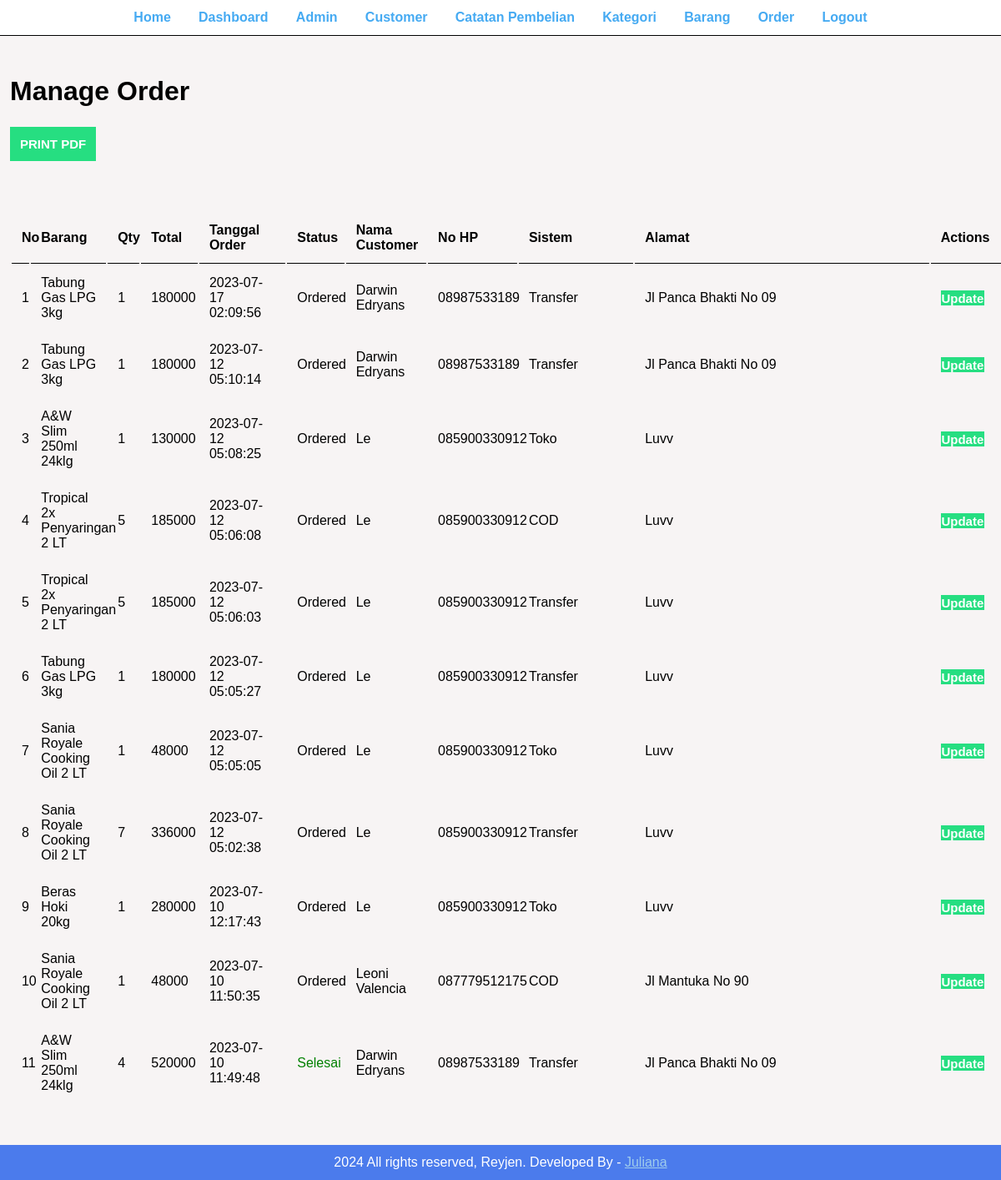
The page /Program/admin/manage-order.php (signed in) on the database its author committed.
### tables this page shows
CREATE TABLE `tbl_detail_order` (
  `id` int(10) UNSIGNED NOT NULL,
  `item` varchar(150) NOT NULL,
  `price` decimal(10,0) NOT NULL,
  `qty` int(11) NOT NULL,
  `total` decimal(10,0) NOT NULL,
  `delivery` varchar(10) NOT NULL,
  `order_date` datetime NOT NULL,
  `status` varchar(50) NOT NULL,
  `id_customer` int(10) NOT NULL
);

CREATE TABLE `tbl_customer` (
  `id` int(10) NOT NULL,
  `customer_name` varchar(150) NOT NULL,
  `customer_contact` varchar(20) NOT NULL,
  `customer_email` varchar(150) NOT NULL,
  `customer_address` varchar(255) NOT NULL
);

### Program/admin/manage-order.php (the view, shortened to what this page needs)
<?php include('partial/menu.php') ?>
        <div class="main-content">
                <div class="wrapper-order">
                    <h1>Manage Order</h1><br><br>
                    <a href="<?php echo SITEURL; ?>admin/print-order.php" class="btn-secondary">PRINT PDF</a>
                    <br><br><br>
                    <br><br>
                    <table class="tbl-full">
                        <tr>
                            <th width="10px">No</th>
                            <th width="70px">Barang</th>
                            <th width="40px">Qty</th>
                            <th width="70px">Total</th>
                            <th width="110px">Tanggal Order</th>
                            <th width="70px">Status</th>
                            <th width="100px">Nama Customer</th>
                            <th width="100px">No HP</th>
                            <th width="150px">Sistem</th>
                            <th width="400px">Alamat</th>
                            <th width="100px">Actions</th>
                        </tr>
                        <?php
                            $sql = "SELECT * FROM tbl_detail_order order by id desc";
                            $res = mysqli_query($conn, $sql);
                            $count = mysqli_num_rows($res);
                            $number=1;
                            if($count>0){
                                while($row=mysqli_fetch_assoc($res)){
                                    $id = $row['id'];
                                    $item = $row['item'];
                                    $qty = $row['qty'];
                                    $total = $row['total'];
                                    $order_date = $row['order_date'];
                                    $delivery = $row['delivery'];
                                    $status = $row['status'];
                                    $id_customer = $row['id_customer'];
                                    $sql2 = "SELECT * FROM tbl_customer where id=$id_customer";
                                    $res2 = mysqli_query($conn, $sql2);
                                    $row2=mysqli_fetch_assoc($res2);
                                    $customer_name = $row2['customer_name'];
                                    $customer_contact = $row2['customer_contact'];
                                    $customer_address = $row2['customer_address'];
                                    ?>
                                        <tr>
                                            <td><?php echo $number++; ?></td>
                                            <td><?php echo $item; ?></td>
                                            <td><?php echo $qty; ?></td>
                                            <td><?php echo $total; ?></td>
                                            <td><?php echo $order_date; ?></td>
                                            <td>
                                                <?php
                                                    if($status=="Ordered"){
                                                        echo "<label>$status</label>";
                                                    }
                                                    elseif($status=="Sedang Diantar"){
                                                        echo "<label style='color:orange;'>$status</label>";
                                                    }
                                                    elseif($status=="Selesai"){
                                                        echo "<label style='color:green;'>$status</label>";
                                                    }
                                                    elseif($status=="Cancelled"){
                                                        echo "<label style='color:red;'>$status</label>";
                                                    }
                                                ?>
                                            </td>
                                            <td><?php echo $customer_name; ?></td>
                                            <td><?php echo $customer_contact; ?></td>
                                            <td><?php echo $delivery; ?></td>
                                            <td><?php echo $customer_address; ?></td>
                                            <td>
                                                <a href="<?php echo SITEURL; ?>admin/update-order.php?id=<?php echo $id; ?>" class="btn-secondary">Update</a>
                                            </td>
                                        </tr>
                                    <?php
                                }
                            }
                            else{
                                echo "<tr><td colspan='12' class='failed'>Order tidak ada.</td></tr>";
                            }
                        ?>
                    </table>
                </div>
        </div>
<?php include('partial/footer.php') ?>

### Program/admin/partial/menu.php (shortened to what this page needs)
<html>
    <head>
    <link rel="stylesheet" href="../css/admin.css">
    </head>
    <body>
        <div class="menu text-center">
            <div class="wrapper">
                <ul>
                    <li><a href="<?php echo SITEURL;?>index.php">Home</a></li>
                    <li><a href="index.php">Dashboard</a></li>
                    <li><a href="manage-admin.php">Admin</a></li>
                    <li><a href="manage-customer.php">Customer</a></li>
                    <li><a href="manage-pemasukan.php">Catatan Pembelian</a></li>
                    <li><a href="manage-category.php">Kategori</a></li>
                    <li><a href="manage-item.php">Barang</a></li>
                    <li><a href="manage-order.php">Order</a></li>
                    <li><a href="logout.php">Logout</a></li>
                </ul>
            </div>
        </div>

### Program/admin/partial/footer.php
        <div class="footer">
            <div class="wrapper">
                <p class="text-center">2024 All rights reserved, Reyjen. Developed By - <a href="#">Juliana</a></p>
            </div>
        </div>
    </body>
</html>

### Program/css/admin.css (style rules this page uses)
* { margin: 0 0; padding: 0 0; font-family: Arial, Helvetica, sans-serif; }
.wrapper { padding:1%; width:80%; margin:0 auto; }
.wrapper-order { padding:1%; width:100%; margin:0 auto; }
.text-center { text-align:center; }
.tbl-full { width: 100%; }
table tr th { border-bottom:1px solid black; padding : 1%; text-align: left; }
table tr td { padding : 1%; }
.btn-secondary { background-color: #26de81; padding:1%; color:white; text-decoration:none; font-weight: bold; font-size:15px; }
.menu { border-bottom:1px solid black; }
.menu ul { list-style-type:none; }
.menu ul li { display:inline; padding:1.5%; }
.menu ul li a { text-decoration: none; font-weight: bold; color : #45aaf2; }
.main-content { background-color: #f7f4f4; padding:3% 0; height: auto; min-height: 75% }
.footer { background-color: #4b7bec; color:white; }
.footer a { color:#9fccec; }

### rows shown on the page
tbl_detail_order: item "Tabung Gas LPG 3kg", qty "1", total "180000", order_date "2023-07-17 02:09:56", status "Ordered", id_customer.customer_name "Darwin Edryans", id_customer.customer_contact "08987533189", delivery "Transfer", id_customer.customer_address "Jl Panca Bhakti No 09"
tbl_detail_order: item "Tabung Gas LPG 3kg", qty "1", total "180000", order_date "2023-07-12 05:10:14", status "Ordered", id_customer.customer_name "Darwin Edryans", id_customer.customer_contact "08987533189", delivery "Transfer", id_customer.customer_address "Jl Panca Bhakti No 09"
tbl_detail_order: item "A&W Slim 250ml 24klg", qty "1", total "130000", order_date "2023-07-12 05:08:25", status "Ordered", id_customer.customer_name "Le", id_customer.customer_contact "085900330912", delivery "Toko", id_customer.customer_address "Luvv"
tbl_detail_order: item "Tropical 2x Penyaringan 2 LT", qty "5", total "185000", order_date "2023-07-12 05:06:08", status "Ordered", id_customer.customer_name "Le", id_customer.customer_contact "085900330912", delivery "COD", id_customer.customer_address "Luvv"
tbl_detail_order: item "Tropical 2x Penyaringan 2 LT", qty "5", total "185000", order_date "2023-07-12 05:06:03", status "Ordered", id_customer.customer_name "Le", id_customer.customer_contact "085900330912", delivery "Transfer", id_customer.customer_address "Luvv"
tbl_detail_order: item "Tabung Gas LPG 3kg", qty "1", total "180000", order_date "2023-07-12 05:05:27", status "Ordered", id_customer.customer_name "Le", id_customer.customer_contact "085900330912", delivery "Transfer", id_customer.customer_address "Luvv"
tbl_detail_order: item "Sania Royale Cooking Oil 2 LT", qty "1", total "48000", order_date "2023-07-12 05:05:05", status "Ordered", id_customer.customer_name "Le", id_customer.customer_contact "085900330912", delivery "Toko", id_customer.customer_address "Luvv"
tbl_detail_order: item "Sania Royale Cooking Oil 2 LT", qty "7", total "336000", order_date "2023-07-12 05:02:38", status "Ordered", id_customer.customer_name "Le", id_customer.customer_contact "085900330912", delivery "Transfer", id_customer.customer_address "Luvv"
tbl_detail_order: item "Beras Hoki 20kg", qty "1", total "280000", order_date "2023-07-10 12:17:43", status "Ordered", id_customer.customer_name "Le", id_customer.customer_contact "085900330912", delivery "Toko", id_customer.customer_address "Luvv"
tbl_detail_order: item "Sania Royale Cooking Oil 2 LT", qty "1", total "48000", order_date "2023-07-10 11:50:35", status "Ordered", id_customer.customer_name "Leoni Valencia", id_customer.customer_contact "087779512175", delivery "COD", id_customer.customer_address "Jl Mantuka No 90"
tbl_detail_order: item "A&W Slim 250ml 24klg", qty "4", total "520000", order_date "2023-07-10 11:49:48", status "Selesai", id_customer.customer_name "Darwin Edryans", id_customer.customer_contact "08987533189", delivery "Transfer", id_customer.customer_address "Jl Panca Bhakti No 09"
